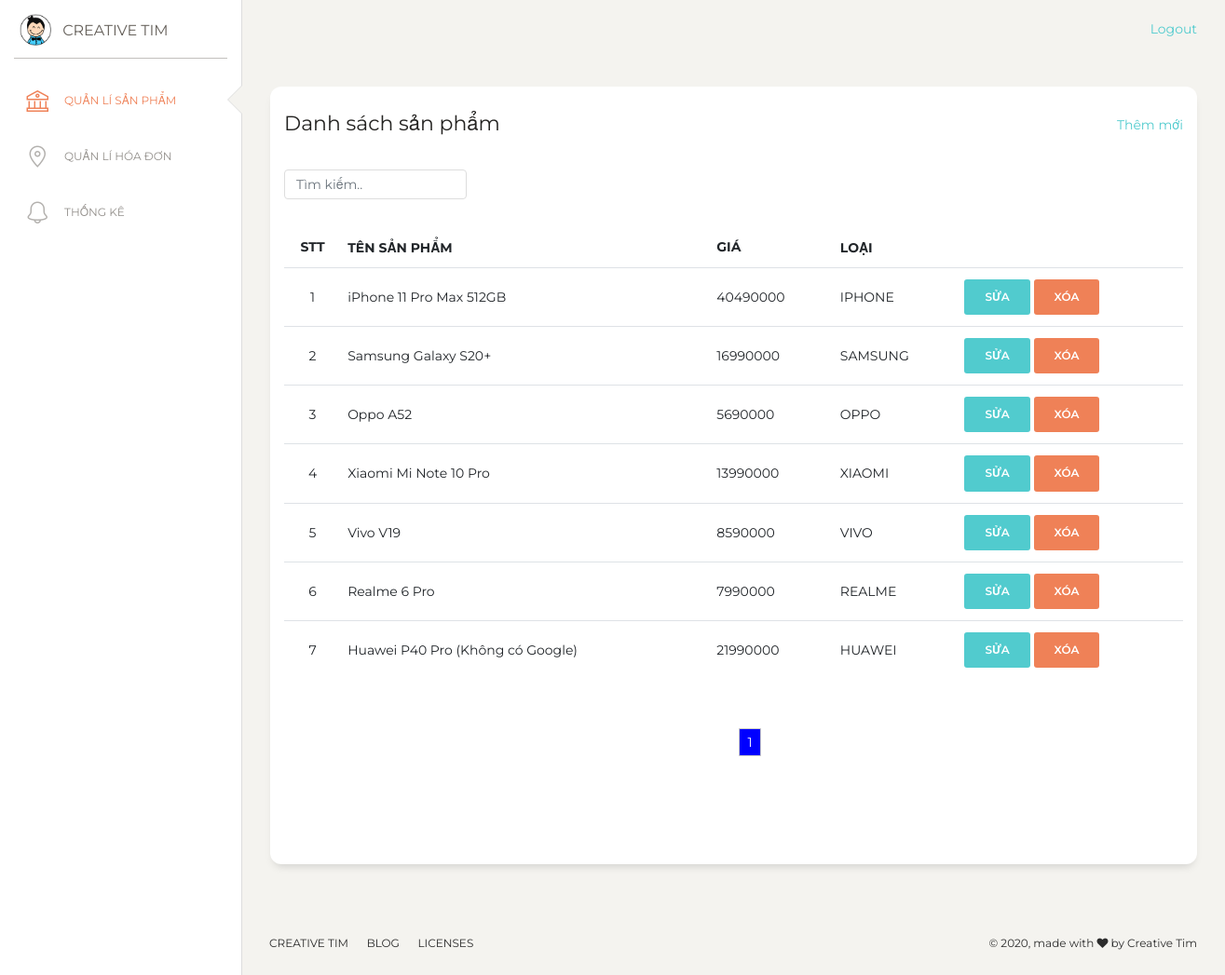
/admin/quanlysanpham.php (signed in), run on the app's committed database.
### tables this page shows
CREATE TABLE `sanpham` (
  `ID` int(11) NOT NULL,
  `MaSP` varchar(200) DEFAULT NULL,
  `MaLoai` int(11) DEFAULT NULL,
  `TenSP` varchar(200) DEFAULT NULL,
  `Gia` int(11) DEFAULT NULL,
  `ImgPath` varchar(200) DEFAULT NULL,
  `ManHinh` varchar(200) DEFAULT NULL,
  `HDH` varchar(200) DEFAULT NULL,
  `CameraSau` varchar(200) DEFAULT NULL,
  `CameraTruoc` varchar(200) DEFAULT NULL,
  `CPU` varchar(200) DEFAULT NULL,
  `Ram` varchar(200) DEFAULT NULL,
  `Rom` varchar(200) DEFAULT NULL,
  `DungLuongPin` varchar(200) DEFAULT NULL,
  `SanPhamBanChay` bit(1) DEFAULT NULL,
  `SanPhamMoiNhat` bit(1) DEFAULT NULL
);

CREATE TABLE `loaisp` (
  `ID` int(11) NOT NULL,
  `MaLoai` int(11) DEFAULT NULL,
  `TenLoai` varchar(200) DEFAULT NULL,
  `ImgPath` varchar(200) DEFAULT NULL
);

### admin/quanlysanpham.php (called while the page is built, shortened)
<?php
 include('layout.php');
?>

### admin/_quanlysanpham.php (the view, shortened to what this page needs)
<?php
$timkiemTen = "";
$timkiemTensql = "%" . $timkiemTen . "%";
$sql =  $conn->prepare("SELECT S.ID, S.TenSP,S.Gia,L.TenLoai FROM SANPHAM S INNER JOIN loaisp L ON S.MaLoai = L.ID WHERE TenSP LIKE ?");
$sql->bind_param("s", $timkiemTensql);
$sql->execute();
$result = $sql->get_result();
$listProduct = array();
$page = 1;
$limit = 12;
$total_record = mysqli_num_rows($result);
$total_page = ceil($total_record / $limit);
$start = ($page - 1) * $limit;
$sql =  $conn->prepare("SELECT S.ID, S.TenSP,S.Gia,L.TenLoai FROM SANPHAM S INNER JOIN loaisp L ON S.MaLoai = L.ID WHERE TenSP LIKE ? LIMIT ?,?");
$sql->bind_param("sii", $timkiemTensql, $start, $limit);
$sql->execute();
$result = $sql->get_result();
if (mysqli_num_rows($result) > 0) {
    while ($row = mysqli_fetch_assoc($result)) {
        $listProduct[] = $row;
    }
}
$nav  = '';
for ($i = 1; $i <= $total_page; $i++) {
    if ($i == $page) {
        $nav .= "<a style = 'color:white; background-color:blue' >" . $page . "</a>";
    } else {
        $nav .= '<a  href = "quanlysanpham.php?TenSP=' . $timkiemTen . '&Page=' . $i . '">' . $i . '</a>';
    }
}
if ($page > 1) {
    $p  = $page - 1;
    $prev  = '<a  href = "quanlysanpham.php?TenSP=' . $timkiemTen . '&Page=' . $p . '">' . 'prev' . '</a>';
    $first = '<a  href = "quanlysanpham.php?TenSP=' . $timkiemTen . '&Page=1">first</a>';
} else {
    $prev  = '&nbsp;';
    $first = '&nbsp;';
}
if ($page < $total_page) {
    $p = $page + 1;
    $next =  '<a href = "quanlysanpham.php?TenSP=' . $timkiemTen . '&Page=' . $p . '">' . 'next' . '</a>';
    $last = '<a  href = "quanlysanpham.php?TenSP=' . $timkiemTen . '&Page=' . $total_page . '">' . 'last' . '</a>';
} else {
    $next = '&nbsp;';
    $last = '&nbsp;';
}
?>
<div class="card">
    <div class="card-header">
        <div>
            <div style="float:left">
                <h5 class="card-title">
                    Danh sách sản phẩm
                </h5>
            </div>
            <div style="float:right;vertical-align:middle;line-height:52px">
                <a href="themsanpham.php">Thêm mới</a>
            </div>
        </div>
        <div style="clear:both">
            <br />
            <div style="float:left">
                <form action="quanlysanpham.php" method="GET">
                    <?php
                    echo    '<input class="form-control" type="text" value="' . $timkiemTen . '" name="TenSP"  placeholder="Tìm kiếm..">'
                    ?>
                </form>
            </div>
        </div>
    </div>
    <div class="card-body" style="min-height:700px">
        <table class="table" style="width:100%; font-size:14px">
            <thead>
                <tr>
                    <th class="text-center">STT</th>
                    <th>Tên sản phẩm</th>
                    <th>Giá</th>
                    <th>Loại</th>
                    <th></th>
                </tr>
            </thead>
            <tbody>
                <?php
                for ($i = 0; $i < count($listProduct); $i++) {
                    $xoasp = "window.location.href = 'xoasanpham.php?ID=" . $listProduct[$i]['ID'] . "'";
                    $suasp = "window.location.href = 'suasanpham.php?ID=" . $listProduct[$i]['ID'] . "'";
                    echo    '<tr>';
                    echo        '<td  class="text-center">' . ($i + 1) . '</td>';
                    echo        '<td>' . $listProduct[$i]['TenSP'] . '</td>';
                    echo        '<td>' . $listProduct[$i]['Gia'] . '</td>';
                    echo        '<td>' . $listProduct[$i]['TenLoai'] . '</td>';
                    echo        '<td><button class="btn btn-primary" onclick = "' . $suasp . '">Sửa</button> <button class="btn btn-danger"  onclick = "' . $xoasp . '">Xóa</button></td>';
                    echo    '</tr>';
                }
                ?>
            </tbody>
        </table>
        <div class="pagercontainer" style="padding-bottom: 30px;">
            <br><br>
            <?php
            echo $first . $prev . $nav . $next . $last;
            ?>
        </div>
    </div>
</div>

### admin/_quanlysanpham.php (style rules this page uses)
.pagercontainer { text-align: center; margin: 0 auto; clear: both; width: 1000px; }
.pagercontainer a { border: solid 1px #C9C9C9; text-decoration: none; margin: 0 5px; padding: 5px 8px; }

### data on the page
sanpham: TenSP "iPhone 11 Pro Max 512GB", Gia "40490000", loaisp.TenLoai "IPHONE"
sanpham: TenSP "Samsung Galaxy S20+", Gia "16990000", loaisp.TenLoai "SAMSUNG"
sanpham: TenSP "Oppo A52", Gia "5690000", loaisp.TenLoai "OPPO"
sanpham: TenSP "Xiaomi Mi Note 10 Pro", Gia "13990000", loaisp.TenLoai "XIAOMI"
sanpham: TenSP "Vivo V19", Gia "8590000", loaisp.TenLoai "VIVO"
sanpham: TenSP "Realme 6 Pro", Gia "7990000", loaisp.TenLoai "REALME"
sanpham: TenSP "Huawei P40 Pro (Không có Google)", Gia "21990000", loaisp.TenLoai "HUAWEI"
